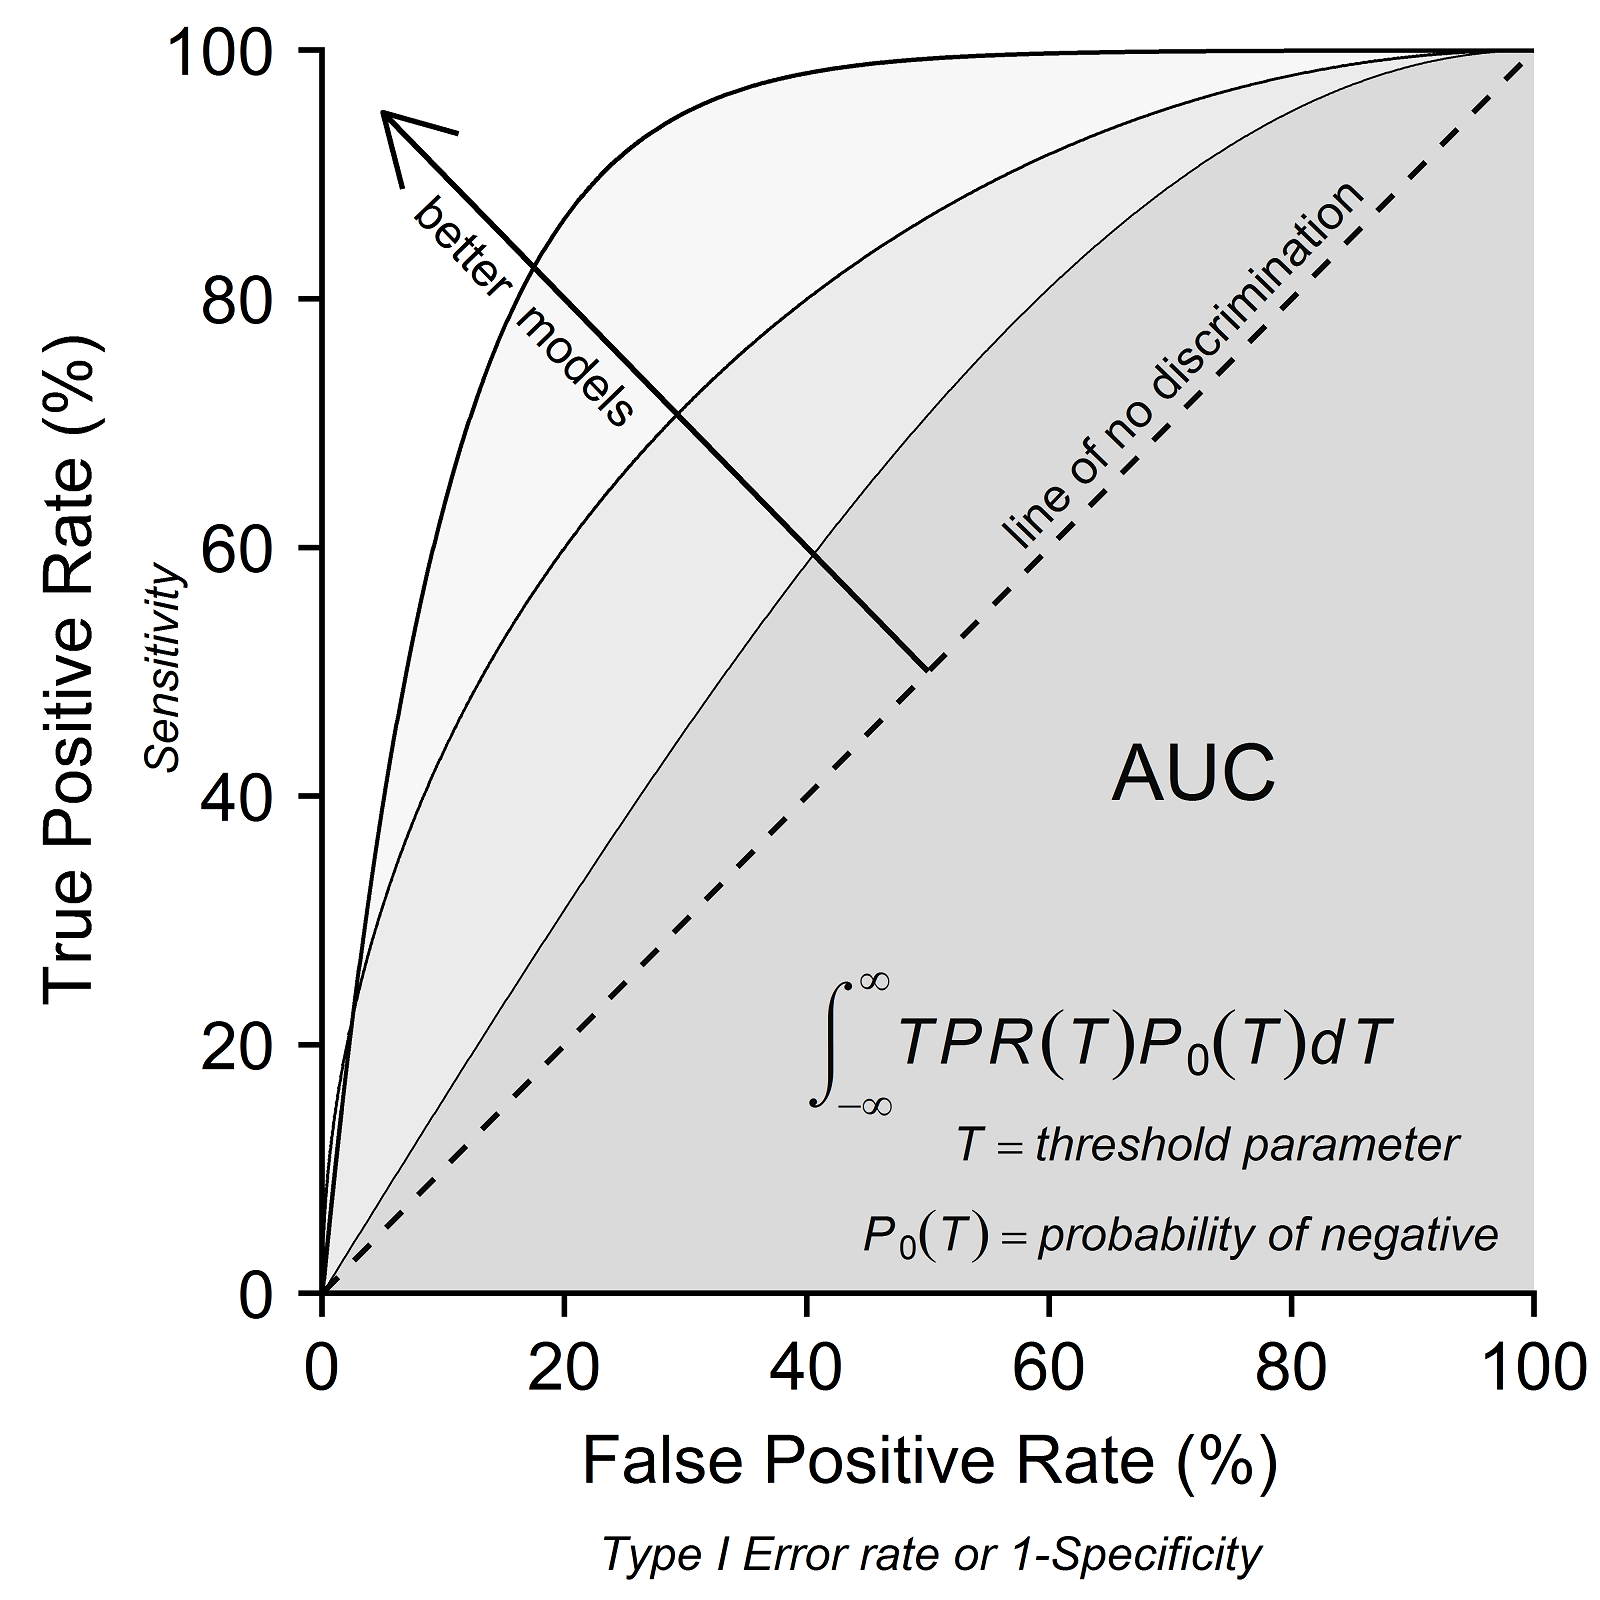

The script that drew this image:
library(ggplot2)

apa_style <-
  theme_bw(base_size=12,base_family='serif') %+replace%
  theme(axis.text=element_text(size=12),
        legend.text=element_text(size=12),
        axis.ticks=element_line(colour="black"),
        axis.line=element_line(),
        axis.title.x=element_text(vjust=-.1),
        axis.title.y=element_text(vjust=.3, angle=90),
        panel.background=element_blank(),
        panel.border=element_blank(),
        panel.grid.minor=element_blank(),
        panel.grid.major=element_blank(),
        plot.background=element_blank(),
        legend.background=element_blank(),
        legend.key=element_rect(fill=NA,colour=NA),
        legend.key.width=unit(12.5,"mm"),
        axis.ticks.margin=unit(1.5,"mm"),
        legend.title=element_text(face=NULL)   )

Curve <- data.frame(
  FPR=seq(0,100,length=1000),
  TPR=(100*sin(seq(0,pi/2,length=1000))),
  TPR2=100-(100*sin(seq(0,pi/2,length=1000)))[1000:1],
  TPR3=100*(1-dexp(seq(0,10,length=1000),1)))
ggsave("C.png",
       ggplot(aes(x=FPR,y=TPR),data=Curve) + geom_line(size=.2) +
         geom_line(aes(x=TPR2),size=.3) +
         geom_line(aes(y=TPR3),size=.4)+ apa_style +
         scale_y_continuous(limits=c(0,100.25),
                            expand=c(0,0),breaks=seq(0,100,20)) +
         scale_x_continuous(limits=c(0,100.22),
                            expand=c(0,0),breaks=seq(0,100,20)) +
         geom_segment(aes(x=50,y=50,xend=5,yend=95),
                      arrow=arrow(length=unit(0.5,"cm"))) +
         labs(x=expression(atop("False Positive Rate (%)",
                                atop(italic("Type I Error rate or 1-Specificity"),""))),
              y=expression(atop("True Positive Rate (%)",
                                atop(italic("Sensitivity"), "")))) +
         theme(plot.margin=unit(c(3,4,-2,-5),"mm"),
               axis.title.y=element_text(angle=90,vjust=.65)) +
         annotate("segment",x=0,xend=100,y=0,yend=100,linetype=2) +
         annotate("text",x=c(17,71,72,73,64),y=c(79,75,42,8,20),
                  parse=T,angle=c(-46,46,0,0,0),label=c(
                    "'better  models'",
                    "'line of no discrimination'","AUC",
                    "atop(italic(T)==italic('threshold parameter'),
    italic(P[0]*(T))==italic('probability of negative    '))",
                    "italic(integral(TPR*(T)*P[0]*(T)*dT,-infinity,infinity))"
                  ),family='serif',size=c(3,3,5,3,4)) +
         geom_area(aes(y=TPR3),stat="identity",alpha=.04) +
         geom_area(aes(x=TPR2),stat="identity",alpha=.06) +
         geom_area(aes(y=TPR),stat="identity",alpha=.09)
       , dpi=1000, width=4, height=4)
